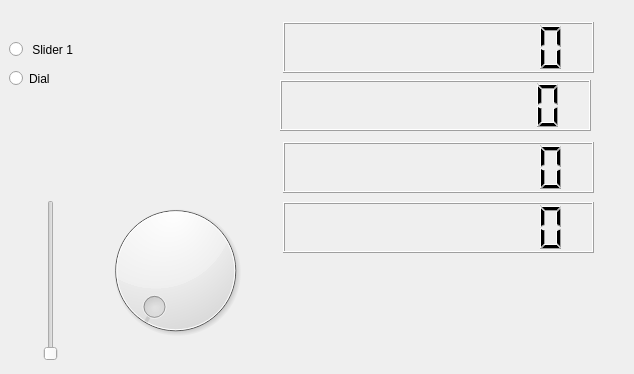
<?xml version="1.0" encoding="UTF-8"?>
<ui version="4.0">
 <class>MainWindow</class>
 <widget class="QMainWindow" name="MainWindow">
  <property name="geometry">
   <rect>
    <x>0</x>
    <y>0</y>
    <width>634</width>
    <height>374</height>
   </rect>
  </property>
  <property name="windowTitle">
   <string>MainWindow</string>
  </property>
  <widget class="QWidget" name="centralWidget">
   <widget class="QRadioButton" name="sliderB">
    <property name="geometry">
     <rect>
      <x>9</x>
      <y>38</y>
      <width>100</width>
      <height>23</height>
     </rect>
    </property>
    <property name="text">
     <string> Slider 1</string>
    </property>
   </widget>
   <widget class="QRadioButton" name="dialB">
    <property name="geometry">
     <rect>
      <x>9</x>
      <y>67</y>
      <width>100</width>
      <height>23</height>
     </rect>
    </property>
    <property name="text">
     <string>Dial</string>
    </property>
   </widget>
   <widget class="QLCDNumber" name="lcdOct">
    <property name="geometry">
     <rect>
      <x>280</x>
      <y>80</y>
      <width>311</width>
      <height>51</height>
     </rect>
    </property>
    <property name="digitCount">
     <number>10</number>
    </property>
    <property name="mode">
     <enum>QLCDNumber::Oct</enum>
    </property>
   </widget>
   <widget class="QSlider" name="slider">
    <property name="geometry">
     <rect>
      <x>10</x>
      <y>200</y>
      <width>81</width>
      <height>161</height>
     </rect>
    </property>
    <property name="orientation">
     <enum>Qt::Vertical</enum>
    </property>
   </widget>
   <widget class="QDial" name="dial">
    <property name="geometry">
     <rect>
      <x>100</x>
      <y>180</y>
      <width>151</width>
      <height>181</height>
     </rect>
    </property>
   </widget>
   <widget class="QLCDNumber" name="lcdBin">
    <property name="geometry">
     <rect>
      <x>283</x>
      <y>22</y>
      <width>311</width>
      <height>51</height>
     </rect>
    </property>
    <property name="digitCount">
     <number>10</number>
    </property>
    <property name="mode">
     <enum>QLCDNumber::Bin</enum>
    </property>
   </widget>
   <widget class="QLCDNumber" name="lcdDec">
    <property name="geometry">
     <rect>
      <x>283</x>
      <y>142</y>
      <width>311</width>
      <height>51</height>
     </rect>
    </property>
    <property name="digitCount">
     <number>10</number>
    </property>
    <property name="mode">
     <enum>QLCDNumber::Dec</enum>
    </property>
   </widget>
   <widget class="QLCDNumber" name="lcdHex">
    <property name="geometry">
     <rect>
      <x>283</x>
      <y>202</y>
      <width>311</width>
      <height>51</height>
     </rect>
    </property>
    <property name="digitCount">
     <number>10</number>
    </property>
    <property name="mode">
     <enum>QLCDNumber::Hex</enum>
    </property>
   </widget>
  </widget>
 </widget>
 <layoutdefault spacing="6" margin="11"/>
 <resources/>
 <connections/>
</ui>
